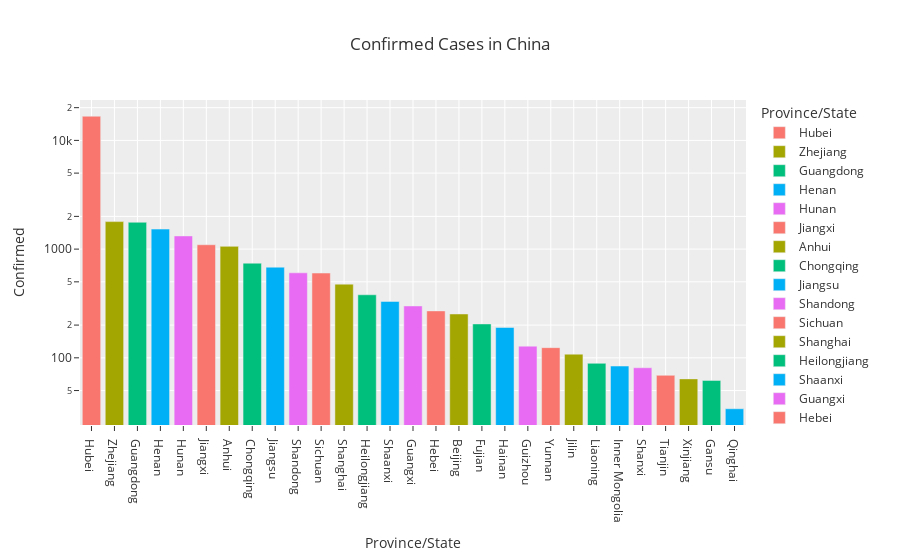

Here is the notebook cell this chart was saved with:
### Code cell
fig = px.bar(temp_f[['Province/State', 'Confirmed']], y = "Confirmed", x = "Province/State",
             color = 'Province/State', title = 'Confirmed Cases in China', log_y = True, template = 'ggplot2')
fig.show()

### Figure 1 — Plotly figure (JSON) as saved in the notebook; plotly's stock layout.template omitted (floating-point values rounded to 4 significant figures)
{"data": [{"alignmentgroup": "True", "hoverlabel": {"namelength": 0}, "hovertemplate": "Province/State=%{x}<br>Confirmed=%{y}", "legendgroup": "Hubei", "marker": {"color": "#F8766D"}, "name": "Hubei", "offsetgroup": "Hubei", "orientation": "v", "showlegend": true, "textposition": "auto", "type": "bar", "x": ["Hubei"], "xaxis": "x", "y": [16678], "yaxis": "y"}, {"alignmentgroup": "True", "hoverlabel": {"namelength": 0}, "hovertemplate": "Province/State=%{x}<br>Confirmed=%{y}", "legendgroup": "Zhejiang", "marker": {"color": "#A3A500"}, "name": "Zhejiang", "offsetgroup": "Zhejiang", "orientation": "v", "showlegend": true, "textposition": "auto", "type": "bar", "x": ["Zhejiang"], "xaxis": "x", "y": [1790], "yaxis": "y"}, {"alignmentgroup": "True", "hoverlabel": {"namelength": 0}, "hovertemplate": "Province/State=%{x}<br>Confirmed=%{y}", "legendgroup": "Guangdong", "marker": {"color": "#00BF7D"}, "name": "Guangdong", "offsetgroup": "Guangdong", "orientation": "v", "showlegend": true, "textposition": "auto", "type": "bar", "x": ["Guangdong"], "xaxis": "x", "y": [1765], "yaxis": "y"}, {"alignmentgroup": "True", "hoverlabel": {"namelength": 0}, "hovertemplate": "Province/State=%{x}<br>Confirmed=%{y}", "legendgroup": "Henan", "marker": {"color": "#00B0F6"}, "name": "Henan", "offsetgroup": "Henan", "orientation": "v", "showlegend": true, "textposition": "auto", "type": "bar", "x": ["Henan"], "xaxis": "x", "y": [1528], "yaxis": "y"}, {"alignmentgroup": "True", "hoverlabel": {"namelength": 0}, "hovertemplate": "Province/State=%{x}<br>Confirmed=%{y}", "legendgroup": "Hunan", "marker": {"color": "#E76BF3"}, "name": "Hunan", "offsetgroup": "Hunan", "orientation": "v", "showlegend": true, "textposition": "auto", "type": "bar", "x": ["Hunan"], "xaxis": "x", "y": [1322], "yaxis": "y"}, {"alignmentgroup": "True", "hoverlabel": {"namelength": 0}, "hovertemplate": "Province/State=%{x}<br>Confirmed=%{y}", "legendgroup": "Jiangxi", "marker": {"color": "#F8766D"}, "name": "Jiangxi", "offsetgroup": "Jiangxi", "orientation": "v", "showlegend": true, "textposition": "auto", "type": "bar", "x": ["Jiangxi"], "xaxis": "x", "y": [1096], "yaxis": "y"}, {"alignmentgroup": "True", "hoverlabel": {"namelength": 0}, "hovertemplate": "Province/State=%{x}<br>Confirmed=%{y}", "legendgroup": "Anhui", "marker": {"color": "#A3A500"}, "name": "Anhui", "offsetgroup": "Anhui", "orientation": "v", "showlegend": true, "textposition": "auto", "type": "bar", "x": ["Anhui"], "xaxis": "x", "y": [1060], "yaxis": "y"}, {"alignmentgroup": "True", "hoverlabel": {"namelength": 0}, "hovertemplate": "Province/State=%{x}<br>Confirmed=%{y}", "legendgroup": "Chongqing", "marker": {"color": "#00BF7D"}, "name": "Chongqing", "offsetgroup": "Chongqing", "orientation": "v", "showlegend": true, "textposition": "auto", "type": "bar", "x": ["Chongqing"], "xaxis": "x", "y": [742], "yaxis": "y"}, {"alignmentgroup": "True", "hoverlabel": {"namelength": 0}, "hovertemplate": "Province/State=%{x}<br>Confirmed=%{y}", "legendgroup": "Jiangsu", "marker": {"color": "#00B0F6"}, "name": "Jiangsu", "offsetgroup": "Jiangsu", "orientation": "v", "showlegend": true, "textposition": "auto", "type": "bar", "x": ["Jiangsu"], "xaxis": "x", "y": [682], "yaxis": "y"}, {"alignmentgroup": "True", "hoverlabel": {"namelength": 0}, "hovertemplate": "Province/State=%{x}<br>Confirmed=%{y}", "legendgroup": "Shandong", "marker": {"color": "#E76BF3"}, "name": "Shandong", "offsetgroup": "Shandong", "orientation": "v", "showlegend": true, "textposition": "auto", "type": "bar", "x": ["Shandong"], "xaxis": "x", "y": [605], "yaxis": "y"}, {"alignmentgroup": "True", "hoverlabel": {"namelength": 0}, "hovertemplate": "Province/State=%{x}<br>Confirmed=%{y}", "legendgroup": "Sichuan", "marker": {"color": "#F8766D"}, "name": "Sichuan", "offsetgroup": "Sichuan", "orientation": "v", "showlegend": true, "textposition": "auto", "type": "bar", "x": ["Sichuan"], "xaxis": "x", "y": [602], "yaxis": "y"}, {"alignmentgroup": "True", "hoverlabel": {"namelength": 0}, "hovertemplate": "Province/State=%{x}<br>Confirmed=%{y}", "legendgroup": "Shanghai", "marker": {"color": "#A3A500"}, "name": "Shanghai", "offsetgroup": "Shanghai", "orientation": "v", "showlegend": true, "textposition": "auto", "type": "bar", "x": ["Shanghai"], "xaxis": "x", "y": [476], "yaxis": "y"}, {"alignmentgroup": "True", "hoverlabel": {"namelength": 0}, "hovertemplate": "Province/State=%{x}<br>Confirmed=%{y}", "legendgroup": "Heilongjiang", "marker": {"color": "#00BF7D"}, "name": "Heilongjiang", "offsetgroup": "Heilongjiang", "orientation": "v", "showlegend": true, "textposition": "auto", "type": "bar", "x": ["Heilongjiang"], "xaxis": "x", "y": [380], "yaxis": "y"}, {"alignmentgroup": "True", "hoverlabel": {"namelength": 0}, "hovertemplate": "Province/State=%{x}<br>Confirmed=%{y}", "legendgroup": "Shaanxi", "marker": {"color": "#00B0F6"}, "name": "Shaanxi", "offsetgroup": "Shaanxi", "orientation": "v", "showlegend": true, "textposition": "auto", "type": "bar", "x": ["Shaanxi"], "xaxis": "x", "y": [330], "yaxis": "y"}, {"alignmentgroup": "True", "hoverlabel": {"namelength": 0}, "hovertemplate": "Province/State=%{x}<br>Confirmed=%{y}", "legendgroup": "Guangxi", "marker": {"color": "#E76BF3"}, "name": "Guangxi", "offsetgroup": "Guangxi", "orientation": "v", "showlegend": true, "textposition": "auto", "type": "bar", "x": ["Guangxi"], "xaxis": "x", "y": [300], "yaxis": "y"}, {"alignmentgroup": "True", "hoverlabel": {"namelength": 0}, "hovertemplate": "Province/State=%{x}<br>Confirmed=%{y}", "legendgroup": "Hebei", "marker": {"color": "#F8766D"}, "name": "Hebei", "offsetgroup": "Hebei", "orientation": "v", "showlegend": true, "textposition": "auto", "type": "bar", "x": ["Hebei"], "xaxis": "x", "y": [270], "yaxis": "y"}, {"alignmentgroup": "True", "hoverlabel": {"namelength": 0}, "hovertemplate": "Province/State=%{x}<br>Confirmed=%{y}", "legendgroup": "Beijing", "marker": {"color": "#A3A500"}, "name": "Beijing", "offsetgroup": "Beijing", "orientation": "v", "showlegend": true, "textposition": "auto", "type": "bar", "x": ["Beijing"], "xaxis": "x", "y": [253], "yaxis": "y"}, {"alignmentgroup": "True", "hoverlabel": {"namelength": 0}, "hovertemplate": "Province/State=%{x}<br>Confirmed=%{y}", "legendgroup": "Fujian", "marker": {"color": "#00BF7D"}, "name": "Fujian", "offsetgroup": "Fujian", "orientation": "v", "showlegend": true, "textposition": "auto", "type": "bar", "x": ["Fujian"], "xaxis": "x", "y": [205], "yaxis": "y"}, {"alignmentgroup": "True", "hoverlabel": {"namelength": 0}, "hovertemplate": "Province/State=%{x}<br>Confirmed=%{y}", "legendgroup": "Hainan", "marker": {"color": "#00B0F6"}, "name": "Hainan", "offsetgroup": "Hainan", "orientation": "v", "showlegend": true, "textposition": "auto", "type": "bar", "x": ["Hainan"], "xaxis": "x", "y": [190], "yaxis": "y"}, {"alignmentgroup": "True", "hoverlabel": {"namelength": 0}, "hovertemplate": "Province/State=%{x}<br>Confirmed=%{y}", "legendgroup": "Guizhou", "marker": {"color": "#E76BF3"}, "name": "Guizhou", "offsetgroup": "Guizhou", "orientation": "v", "showlegend": true, "textposition": "auto", "type": "bar", "x": ["Guizhou"], "xaxis": "x", "y": [128], "yaxis": "y"}, {"alignmentgroup": "True", "hoverlabel": {"namelength": 0}, "hovertemplate": "Province/State=%{x}<br>Confirmed=%{y}", "legendgroup": "Yunnan", "marker": {"color": "#F8766D"}, "name": "Yunnan", "offsetgroup": "Yunnan", "orientation": "v", "showlegend": true, "textposition": "auto", "type": "bar", "x": ["Yunnan"], "xaxis": "x", "y": [124], "yaxis": "y"}, {"alignmentgroup": "True", "hoverlabel": {"namelength": 0}, "hovertemplate": "Province/State=%{x}<br>Confirmed=%{y}", "legendgroup": "Jilin", "marker": {"color": "#A3A500"}, "name": "Jilin", "offsetgroup": "Jilin", "orientation": "v", "showlegend": true, "textposition": "auto", "type": "bar", "x": ["Jilin"], "xaxis": "x", "y": [108], "yaxis": "y"}, {"alignmentgroup": "True", "hoverlabel": {"namelength": 0}, "hovertemplate": "Province/State=%{x}<br>Confirmed=%{y}", "legendgroup": "Liaoning", "marker": {"color": "#00BF7D"}, "name": "Liaoning", "offsetgroup": "Liaoning", "orientation": "v", "showlegend": true, "textposition": "auto", "type": "bar", "x": ["Liaoning"], "xaxis": "x", "y": [89], "yaxis": "y"}, {"alignmentgroup": "True", "hoverlabel": {"namelength": 0}, "hovertemplate": "Province/State=%{x}<br>Confirmed=%{y}", "legendgroup": "Inner Mongolia", "marker": {"color": "#00B0F6"}, "name": "Inner Mongolia", "offsetgroup": "Inner Mongolia", "orientation": "v", "showlegend": true, "textposition": "auto", "type": "bar", "x": ["Inner Mongolia"], "xaxis": "x", "y": [84], "yaxis": "y"}, {"alignmentgroup": "True", "hoverlabel": {"namelength": 0}, "hovertemplate": "Province/State=%{x}<br>Confirmed=%{y}", "legendgroup": "Shanxi", "marker": {"color": "#E76BF3"}, "name": "Shanxi", "offsetgroup": "Shanxi", "orientation": "v", "showlegend": true, "textposition": "auto", "type": "bar", "x": ["Shanxi"], "xaxis": "x", "y": [81], "yaxis": "y"}, {"alignmentgroup": "True", "hoverlabel": {"namelength": 0}, "hovertemplate": "Province/State=%{x}<br>Confirmed=%{y}", "legendgroup": "Tianjin", "marker": {"color": "#F8766D"}, "name": "Tianjin", "offsetgroup": "Tianjin", "orientation": "v", "showlegend": true, "textposition": "auto", "type": "bar", "x": ["Tianjin"], "xaxis": "x", "y": [69], "yaxis": "y"}, {"alignmentgroup": "True", "hoverlabel": {"namelength": 0}, "hovertemplate": "Province/State=%{x}<br>Confirmed=%{y}", "legendgroup": "Xinjiang", "marker": {"color": "#A3A500"}, "name": "Xinjiang", "offsetgroup": "Xinjiang", "orientation": "v", "showlegend": true, "textposition": "auto", "type": "bar", "x": ["Xinjiang"], "xaxis": "x", "y": [64], "yaxis": "y"}, {"alignmentgroup": "True", "hoverlabel": {"namelength": 0}, "hovertemplate": "Province/State=%{x}<br>Confirmed=%{y}", "legendgroup": "Gansu", "marker": {"color": "#00BF7D"}, "name": "Gansu", "offsetgroup": "Gansu", "orientation": "v", "showlegend": true, "textposition": "auto", "type": "bar", "x": ["Gansu"], "xaxis": "x", "y": [62], "yaxis": "y"}, {"alignmentgroup": "True", "hoverlabel": {"namelength": 0}, "hovertemplate": "Province/State=%{x}<br>Confirmed=%{y}", "legendgroup": "Qinghai", "marker": {"color": "#00B0F6"}, "name": "Qinghai", "offsetgroup": "Qinghai", "orientation": "v", "showlegend": true, "textposition": "auto", "type": "bar", "x": ["Qinghai"], "xaxis": "x", "y": [34], "yaxis": "y"}], "layout": {"barmode": "relative", "legend": {"title": {"text": "Province/State"}, "tracegroupgap": 0}, "title": {"text": "Confirmed Cases in China"}, "xaxis": {"anchor": "y", "categoryarray": ["Hubei", "Zhejiang", "Guangdong", "Henan", "Hunan", "Jiangxi", "Anhui", "Chongqing", "Jiangsu", "Shandong", "Sichuan", "Shanghai", "Heilongjiang", "Shaanxi", "Guangxi", "Hebei", "Beijing", "Fujian", "Hainan", "Guizhou", "Yunnan", "Jilin", "Liaoning", "Inner Mongolia", "Shanxi", "Tianjin", "Xinjiang", "Gansu", "Qinghai"], "categoryorder": "array", "domain": [0, 1], "title": {"text": "Province/State"}}, "yaxis": {"anchor": "x", "domain": [0, 1], "title": {"text": "Confirmed"}, "type": "log"}}}
